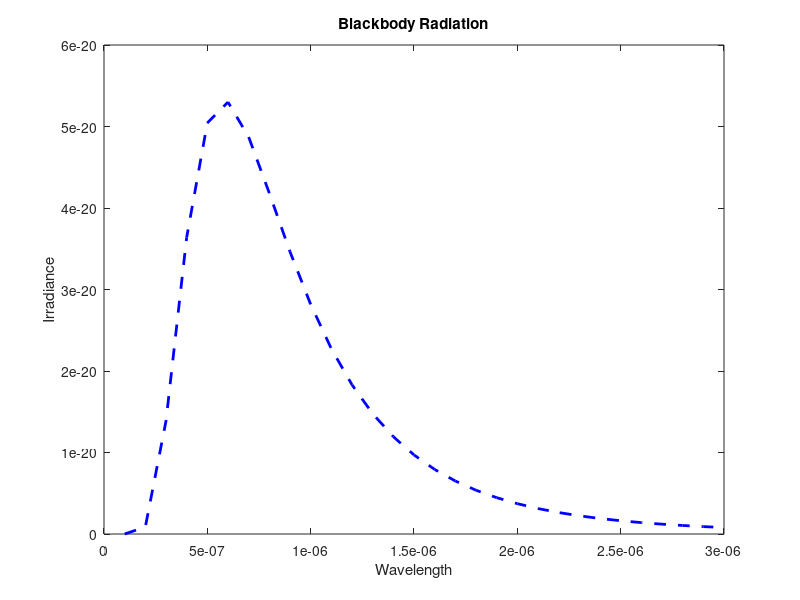

Write the MATLAB code that produced this figure.
c=299792458.0;
k=1.3064e-23;
h=6.626e-34;
sunT=(5000+273.15);
lambda=1e-7:1e-7:3e-6;
BT=zeros(1,length(lambda));
for l=1:length(lambda)
    BT(l)=8*h*pi/((c^2*lambda(l)^5)*(exp(h*c/(lambda(l)*k*sunT)-1)));
end
plot(lambda,BT,'b--','linewidth',2)
xlabel('Wavelength')
ylabel('Irradiance')
title('Blackbody Radiation')
